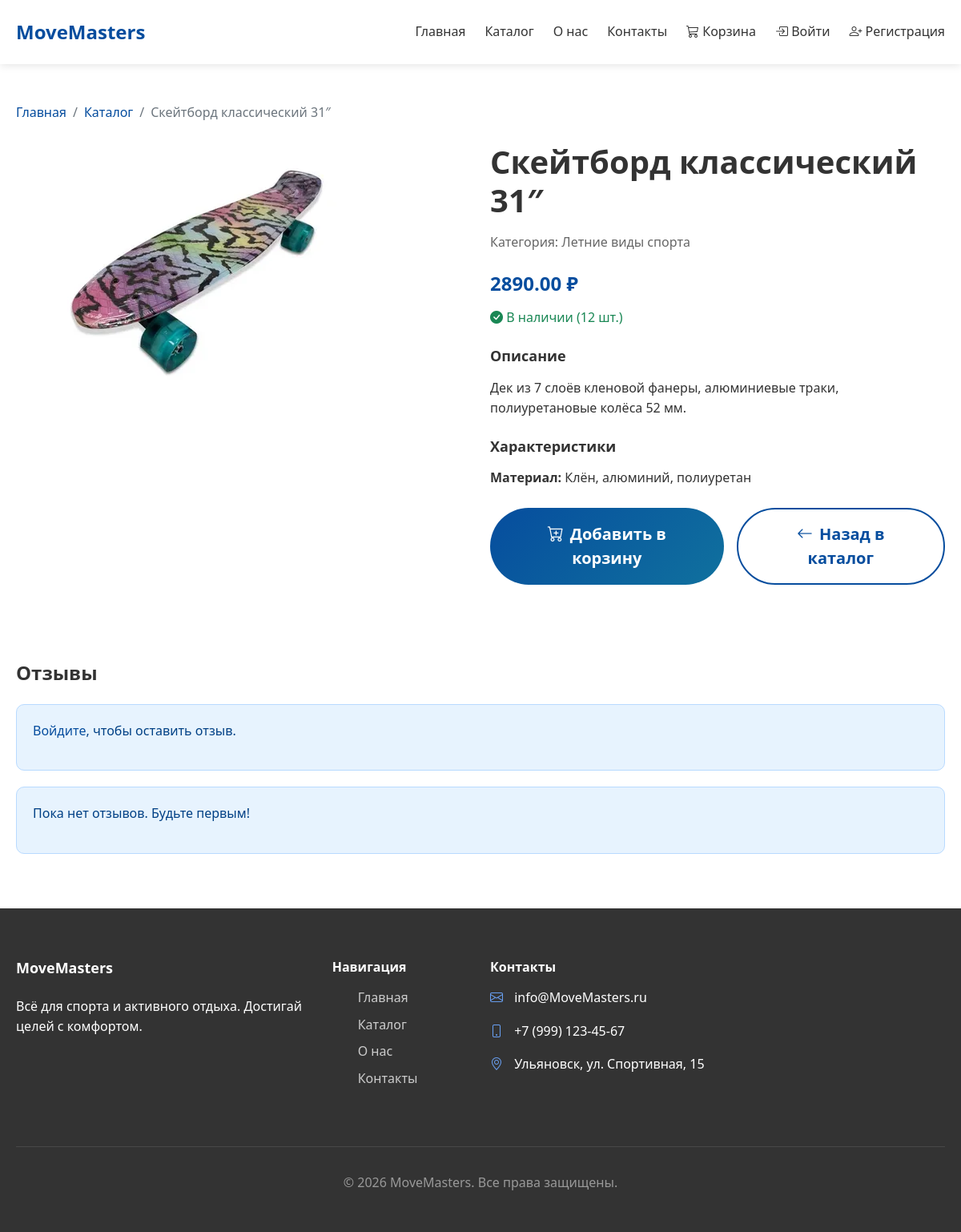
Page /product/26/ on the committed database.
### main/models.py (models this page shows, shortened)
class Product(models.Model):
    name = models.CharField("Название", max_length=200)
    description = models.TextField("Описание")
    price = models.DecimalField("Цена", max_digits=10, decimal_places=2)
    category = models.ForeignKey(Category, on_delete=models.CASCADE, verbose_name="Категория")
    image = models.ImageField("Изображение", upload_to='products/', blank=True)
    stock_quantity = models.IntegerField("Количество на складе", default=0)
    material = models.CharField("Материал", max_length=100, blank=True)
    is_active = models.BooleanField("Активен", default=True)
    created_at = models.DateTimeField("Дата создания", auto_now_add=True)
    SIZE_CHOICES = [
        ('XS', 'XS'),
        ('S', 'S'),
        ('M', 'M'),
        ('L', 'L'),
        ('XL', 'XL'),
        ('XXL', 'XXL'),
    ]
    size = models.CharField("Размер", max_length=5, choices=SIZE_CHOICES, blank=True, null=True)
    color = models.CharField("Цвет", max_length=50, blank=True, null=True)
    brand = models.CharField("Бренд", max_length=100, blank=True, null=True)
    class Meta:
        verbose_name = "Товар"
        verbose_name_plural = "Товары"

class Category(models.Model):
    name = models.CharField("Название", max_length=100)
    slug = models.SlugField("URL", max_length=100, unique=True)
    parent = models.ForeignKey('self', on_delete=models.SET_NULL, verbose_name="Родительская категория", null=True, blank=True)
    class Meta:
        verbose_name = "Категория"
        verbose_name_plural = "Категории"

### main/views.py (the view, shortened to what this page needs)
# urls.py: path('product/<int:product_id>/', views.product_detail, name='product_detail'),
def product_detail(request, product_id):
    product = get_object_or_404(Product, id=product_id, is_active=True)
    reviews = Review.objects.filter(product=product, is_approved=True).order_by('-created_at')
    return render(request, 'product.html', {
        'product': product,
        'reviews': reviews
    })

### main/templates/product.html (shortened to what this page needs)
{% extends 'base.html' %}
{% block content %}
<div class="container py-5">
    <nav aria-label="breadcrumb" class="mb-4">
        <ol class="breadcrumb">
            <li class="breadcrumb-item"><a href="{% url 'home' %}">Главная</a></li>
            <li class="breadcrumb-item"><a href="{% url 'catalog' %}">Каталог</a></li>
            <li class="breadcrumb-item active">{{ product.name }}</li>
        </ol>
    </nav>
    <div class="row">
        <div class="col-lg-6 mb-4">
            <div class="product-image-large">
                {% if product.image %}
                <img src="{{ product.image.url }}" class="img-fluid rounded" alt="{{ product.name }}">
                {% else %}
                <img src="https://via.placeholder.com/500x500/2E8B57/FFFFFF?text=Изображение+товара"
                     class="img-fluid rounded" alt="{{ product.name }}">
                {% endif %}
            </div>
        </div>
        <div class="col-lg-6">
            <h1 class="mb-3">{{ product.name }}</h1>
            <p class="text-muted mb-4">Категория: {{ product.category.name }}</p>
            <div class="mb-4">
                <h3 class="eco-text">{{ product.price }} ₽</h3>
                {% if product.stock_quantity > 0 %}
                <p class="text-success">
                    <i class="bi bi-check-circle-fill"></i> В наличии ({{ product.stock_quantity }} шт.)
                </p>
                {% else %}
                <p class="text-danger">
                    <i class="bi bi-x-circle-fill"></i> Нет в наличии
                </p>
                {% endif %}
            </div>
            <div class="mb-4">
                <h5>Описание</h5>
                <p>{{ product.description }}</p>
            </div>
            {% if product.material %}
            <div class="mb-4">
                <h5>Характеристики</h5>
                <ul class="list-unstyled">
                    <li><strong>Материал:</strong> {{ product.material }}</li>
                </ul>
            </div>
            {% endif %}
            <div class="d-grid gap-2 d-md-flex mb-5">
                {% if product.stock_quantity > 0 %}
                <button class="btn eco-btn btn-lg me-2 add-to-cart"
                        onclick="addToCart({{ product.id }}, '{{ product.name|escapejs }}', {{ product.price }})">
                    <i class="bi bi-cart-plus me-2"></i>Добавить в корзину
                </button>
                {% endif %}
                <a href="{% url 'catalog' %}" class="btn btn-outline-eco btn-lg">
                    <i class="bi bi-arrow-left me-2"></i>Назад в каталог
                </a>
            </div>
        </div>
    </div>
    <div class="mt-5">
    <h3 class="mb-4">Отзывы</h3>
    {% if user.is_authenticated %}
    <div class="card mb-4">
        <div class="card-body">
            <h5 class="card-title">Оставить отзыв</h5>
            <form method="post">
                {% csrf_token %}
                <div class="mb-3">
                    <label class="form-label">Оценка</label>
                    <select name="rating" class="form-select" style="width: auto;">
                        <option value="5">5 — Отлично</option>
                        <option value="4">4 — Хорошо</option>
                        <option value="3">3 — Средне</option>
                        <option value="2">2 — Плохо</option>
                        <option value="1">1 — Ужасно</option>
                    </select>
                </div>
                <div class="mb-3">
                    <label class="form-label">Комментарий</label>
                    <textarea name="comment" class="form-control" rows="3" required placeholder="Поделитесь впечатлениями..."></textarea>
                </div>
                <button type="submit" class="btn eco-btn">Отправить отзыв</button>
            </form>
        </div>
    </div>
    {% else %}
    <div class="alert alert-info">
        <p><a href="{% url 'login' %}">Войдите</a>, чтобы оставить отзыв.</p>
    </div>
    {% endif %}
    {% if reviews %}
    <div class="row">
        {% for review in reviews %}
        <div class="col-md-6 mb-3">
            <div class="card">
                <div class="card-body">
                    <div class="d-flex justify-content-between mb-2">
                        <h6 class="card-title">{{ review.user.username }}</h6>
                        <div class="text-warning">
                            {% for i in "12345"|make_list %}
                                {% if forloop.counter <= review.rating %}
                                    <i class="bi bi-star-fill"></i>
                                {% else %}
                                    <i class="bi bi-star"></i>
                                {% endif %}
                            {% endfor %}
                        </div>
                    </div>
                    <p class="card-text">{{ review.comment }}</p>
                    <small class="text-muted">{{ review.created_at|date:"d.m.Y H:i" }}</small>
                </div>
            </div>
        </div>
        {% endfor %}
    </div>
    {% else %}
    <div class="alert alert-info">
        <p>Пока нет отзывов. Будьте первым!</p>
    </div>
    {% endif %}
</div>
</div>
{% endblock %}

### main/static/css/style.css (style rules this page uses)
:root { --eco-green: #064d9e; --eco-light: #69a0f3; --eco-dark: #10719e; --text-dark: #333333; --text-light: #666666; --bg-light: #f8f9fa; --border-color: #e9ecef; }
* { margin: 0px; padding: 0px; box-sizing: border-box; }
body { font-family: 'Segoe UI', Tahoma, Geneva, Verdana, sans-serif; line-height: 1.6; color: var(--text-dark); background-color: #ffffff; font-size: 16px; }
.container { max-width: 1200px; margin: 0px auto; padding: 0px 20px; }
h1, h2, h3, h4, h5, h6 { font-weight: 700; line-height: 1.2; margin-bottom: 16px; }
h1 { font-size: 40px; }
h3 { font-size: 24px; }
h5 { font-size: 18px; }
p { margin-bottom: 16px; font-size: 16px; }
a { text-decoration: none; color: var(--eco-green); transition: all 0.3s ease; }
.btn { padding: 12px 32px; border-radius: 50px; font-weight: 600; transition: all 0.3s ease; border: none; cursor: pointer; font-size: 16px; }
.eco-btn { background: linear-gradient(135deg, var(--eco-green) 0%, var(--eco-dark) 100%); color: white; border: none; padding: 12px 32px; border-radius: 50px; font-weight: 600; transition: all 0.3s ease; }
.btn-lg { padding: 16px 48px; font-size: 20px; }
.btn-outline-eco { border: 2px solid var(--eco-green); color: var(--eco-green); background: transparent; }
.product-image-large { width: 100%; height: 500px; object-fit: cover; border-radius: 10px; }
.alert { padding: 20px; border-radius: 10px; margin-bottom: 20px; }
.alert-info { background-color: #e7f3fe; border: 1px solid #b8daff; color: #004085; }
.eco-text { color: var(--eco-green); }
.text-muted { color: var(--text-light) !important; }
.rounded { border-radius: 8px; }
.mb-3 { margin-bottom: 16px; }
.mb-4 { margin-bottom: 24px; }
.mb-5 { margin-bottom: 48px; }
.mt-5 { margin-top: 48px; }
.py-5 { padding-top: 48px; padding-bottom: 48px; }

### rows in the picture
Product: name "Скейтборд классический 31″", image (picture), category.name "Летние виды спорта", price "2890.00", stock_quantity "12", description "Дек из 7 слоёв кленовой фанеры, алюминиевые траки, полиуретановые колёса 52 мм.", material "Клён, алюминий, полиуретан"
